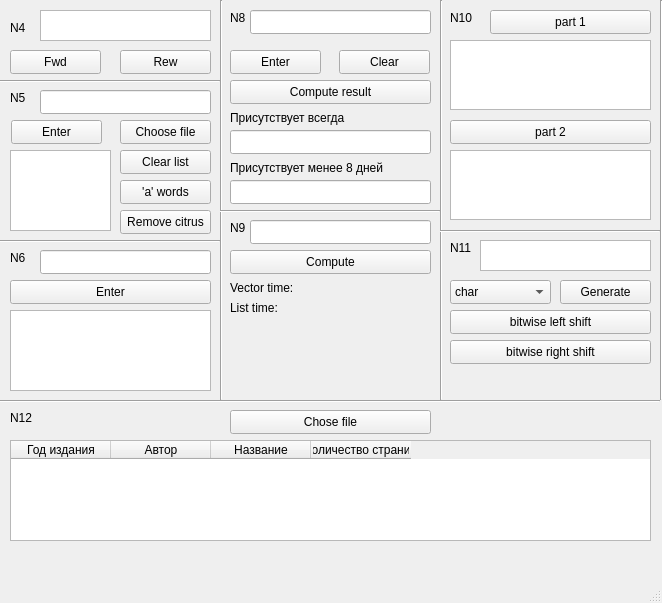
<?xml version="1.0" encoding="UTF-8"?>
<ui version="4.0">
 <class>MainWindow</class>
 <widget class="QMainWindow" name="MainWindow">
  <property name="geometry">
   <rect>
    <x>0</x>
    <y>0</y>
    <width>662</width>
    <height>603</height>
   </rect>
  </property>
  <property name="windowTitle">
   <string>MainWindow</string>
  </property>
  <widget class="QWidget" name="centralwidget">
   <widget class="QLabel" name="label">
    <property name="geometry">
     <rect>
      <x>10</x>
      <y>20</y>
      <width>21</width>
      <height>16</height>
     </rect>
    </property>
    <property name="text">
     <string>N4</string>
    </property>
   </widget>
   <widget class="QTextEdit" name="textEdit">
    <property name="geometry">
     <rect>
      <x>40</x>
      <y>10</y>
      <width>171</width>
      <height>31</height>
     </rect>
    </property>
   </widget>
   <widget class="QPushButton" name="pushButton">
    <property name="geometry">
     <rect>
      <x>10</x>
      <y>50</y>
      <width>91</width>
      <height>24</height>
     </rect>
    </property>
    <property name="text">
     <string>Fwd</string>
    </property>
   </widget>
   <widget class="QPushButton" name="pushButton_2">
    <property name="geometry">
     <rect>
      <x>120</x>
      <y>50</y>
      <width>91</width>
      <height>24</height>
     </rect>
    </property>
    <property name="text">
     <string>Rew</string>
    </property>
   </widget>
   <widget class="QLabel" name="label_2">
    <property name="geometry">
     <rect>
      <x>10</x>
      <y>90</y>
      <width>60</width>
      <height>16</height>
     </rect>
    </property>
    <property name="text">
     <string>N5</string>
    </property>
   </widget>
   <widget class="Line" name="line">
    <property name="geometry">
     <rect>
      <x>0</x>
      <y>80</y>
      <width>220</width>
      <height>3</height>
     </rect>
    </property>
    <property name="orientation">
     <enum>Qt::Horizontal</enum>
    </property>
   </widget>
   <widget class="Line" name="line_2">
    <property name="geometry">
     <rect>
      <x>220</x>
      <y>0</y>
      <width>3</width>
      <height>400</height>
     </rect>
    </property>
    <property name="orientation">
     <enum>Qt::Vertical</enum>
    </property>
   </widget>
   <widget class="QLineEdit" name="lineEdit">
    <property name="geometry">
     <rect>
      <x>40</x>
      <y>90</y>
      <width>171</width>
      <height>24</height>
     </rect>
    </property>
    <property name="inputMask">
     <string notr="true"/>
    </property>
   </widget>
   <widget class="QPushButton" name="pushButton_3">
    <property name="geometry">
     <rect>
      <x>11</x>
      <y>120</y>
      <width>91</width>
      <height>24</height>
     </rect>
    </property>
    <property name="text">
     <string>Enter</string>
    </property>
   </widget>
   <widget class="QPushButton" name="pushButton_4">
    <property name="geometry">
     <rect>
      <x>120</x>
      <y>120</y>
      <width>91</width>
      <height>24</height>
     </rect>
    </property>
    <property name="text">
     <string>Choose file</string>
    </property>
   </widget>
   <widget class="QListWidget" name="listWidget">
    <property name="geometry">
     <rect>
      <x>10</x>
      <y>150</y>
      <width>101</width>
      <height>81</height>
     </rect>
    </property>
   </widget>
   <widget class="QPushButton" name="pushButton_6">
    <property name="geometry">
     <rect>
      <x>120</x>
      <y>180</y>
      <width>91</width>
      <height>24</height>
     </rect>
    </property>
    <property name="text">
     <string>'a' words</string>
    </property>
   </widget>
   <widget class="QPushButton" name="pushButton_7">
    <property name="geometry">
     <rect>
      <x>120</x>
      <y>210</y>
      <width>91</width>
      <height>24</height>
     </rect>
    </property>
    <property name="text">
     <string>Remove citrus</string>
    </property>
   </widget>
   <widget class="QPushButton" name="pushButton_5">
    <property name="geometry">
     <rect>
      <x>120</x>
      <y>150</y>
      <width>91</width>
      <height>24</height>
     </rect>
    </property>
    <property name="text">
     <string>Clear list</string>
    </property>
   </widget>
   <widget class="Line" name="line_3">
    <property name="geometry">
     <rect>
      <x>0</x>
      <y>240</y>
      <width>220</width>
      <height>3</height>
     </rect>
    </property>
    <property name="orientation">
     <enum>Qt::Horizontal</enum>
    </property>
   </widget>
   <widget class="QLabel" name="label_3">
    <property name="geometry">
     <rect>
      <x>10</x>
      <y>250</y>
      <width>60</width>
      <height>16</height>
     </rect>
    </property>
    <property name="text">
     <string>N6</string>
    </property>
   </widget>
   <widget class="QLineEdit" name="lineEdit_2">
    <property name="geometry">
     <rect>
      <x>40</x>
      <y>250</y>
      <width>171</width>
      <height>24</height>
     </rect>
    </property>
    <property name="inputMask">
     <string notr="true"/>
    </property>
   </widget>
   <widget class="QPushButton" name="pushButton_8">
    <property name="geometry">
     <rect>
      <x>10</x>
      <y>280</y>
      <width>201</width>
      <height>24</height>
     </rect>
    </property>
    <property name="text">
     <string>Enter</string>
    </property>
   </widget>
   <widget class="QListWidget" name="listWidget_2">
    <property name="geometry">
     <rect>
      <x>10</x>
      <y>310</y>
      <width>201</width>
      <height>81</height>
     </rect>
    </property>
   </widget>
   <widget class="Line" name="line_4">
    <property name="geometry">
     <rect>
      <x>0</x>
      <y>400</y>
      <width>660</width>
      <height>3</height>
     </rect>
    </property>
    <property name="orientation">
     <enum>Qt::Horizontal</enum>
    </property>
   </widget>
   <widget class="QLabel" name="label_4">
    <property name="geometry">
     <rect>
      <x>230</x>
      <y>10</y>
      <width>21</width>
      <height>16</height>
     </rect>
    </property>
    <property name="text">
     <string>N8</string>
    </property>
   </widget>
   <widget class="QLineEdit" name="lineEdit_3">
    <property name="geometry">
     <rect>
      <x>250</x>
      <y>10</y>
      <width>181</width>
      <height>24</height>
     </rect>
    </property>
   </widget>
   <widget class="QPushButton" name="pushButton_9">
    <property name="geometry">
     <rect>
      <x>230</x>
      <y>50</y>
      <width>91</width>
      <height>24</height>
     </rect>
    </property>
    <property name="text">
     <string>Enter</string>
    </property>
   </widget>
   <widget class="QLabel" name="label_5">
    <property name="geometry">
     <rect>
      <x>230</x>
      <y>110</y>
      <width>201</width>
      <height>16</height>
     </rect>
    </property>
    <property name="text">
     <string>Присутствует всегда</string>
    </property>
   </widget>
   <widget class="QLineEdit" name="lineEdit_4">
    <property name="geometry">
     <rect>
      <x>230</x>
      <y>130</y>
      <width>201</width>
      <height>24</height>
     </rect>
    </property>
   </widget>
   <widget class="QLabel" name="label_6">
    <property name="geometry">
     <rect>
      <x>230</x>
      <y>160</y>
      <width>201</width>
      <height>16</height>
     </rect>
    </property>
    <property name="text">
     <string>Присутствует менее 8 дней</string>
    </property>
   </widget>
   <widget class="QLineEdit" name="lineEdit_5">
    <property name="geometry">
     <rect>
      <x>230</x>
      <y>180</y>
      <width>201</width>
      <height>24</height>
     </rect>
    </property>
   </widget>
   <widget class="QPushButton" name="pushButton_10">
    <property name="geometry">
     <rect>
      <x>339</x>
      <y>50</y>
      <width>91</width>
      <height>24</height>
     </rect>
    </property>
    <property name="text">
     <string>Clear</string>
    </property>
   </widget>
   <widget class="QPushButton" name="pushButton_11">
    <property name="geometry">
     <rect>
      <x>230</x>
      <y>80</y>
      <width>201</width>
      <height>24</height>
     </rect>
    </property>
    <property name="text">
     <string>Compute result</string>
    </property>
   </widget>
   <widget class="QLabel" name="label_7">
    <property name="geometry">
     <rect>
      <x>450</x>
      <y>10</y>
      <width>31</width>
      <height>16</height>
     </rect>
    </property>
    <property name="text">
     <string>N10</string>
    </property>
   </widget>
   <widget class="QTextEdit" name="textEdit_2">
    <property name="geometry">
     <rect>
      <x>450</x>
      <y>40</y>
      <width>201</width>
      <height>70</height>
     </rect>
    </property>
   </widget>
   <widget class="Line" name="line_5">
    <property name="geometry">
     <rect>
      <x>440</x>
      <y>0</y>
      <width>3</width>
      <height>400</height>
     </rect>
    </property>
    <property name="orientation">
     <enum>Qt::Vertical</enum>
    </property>
   </widget>
   <widget class="QPushButton" name="pushButton_12">
    <property name="geometry">
     <rect>
      <x>490</x>
      <y>10</y>
      <width>161</width>
      <height>24</height>
     </rect>
    </property>
    <property name="text">
     <string>part 1</string>
    </property>
   </widget>
   <widget class="QPushButton" name="pushButton_13">
    <property name="geometry">
     <rect>
      <x>450</x>
      <y>120</y>
      <width>201</width>
      <height>24</height>
     </rect>
    </property>
    <property name="text">
     <string>part 2</string>
    </property>
   </widget>
   <widget class="QTextEdit" name="textEdit_3">
    <property name="geometry">
     <rect>
      <x>450</x>
      <y>150</y>
      <width>201</width>
      <height>70</height>
     </rect>
    </property>
   </widget>
   <widget class="Line" name="line_6">
    <property name="geometry">
     <rect>
      <x>440</x>
      <y>230</y>
      <width>220</width>
      <height>3</height>
     </rect>
    </property>
    <property name="orientation">
     <enum>Qt::Horizontal</enum>
    </property>
   </widget>
   <widget class="Line" name="line_7">
    <property name="geometry">
     <rect>
      <x>660</x>
      <y>0</y>
      <width>3</width>
      <height>400</height>
     </rect>
    </property>
    <property name="orientation">
     <enum>Qt::Vertical</enum>
    </property>
   </widget>
   <widget class="QLabel" name="label_8">
    <property name="geometry">
     <rect>
      <x>450</x>
      <y>240</y>
      <width>31</width>
      <height>16</height>
     </rect>
    </property>
    <property name="text">
     <string>N11</string>
    </property>
   </widget>
   <widget class="QComboBox" name="comboBox">
    <property name="geometry">
     <rect>
      <x>450</x>
      <y>280</y>
      <width>101</width>
      <height>24</height>
     </rect>
    </property>
    <item>
     <property name="text">
      <string>char</string>
     </property>
    </item>
    <item>
     <property name="text">
      <string>int</string>
     </property>
    </item>
    <item>
     <property name="text">
      <string>bitset&lt;67&gt;</string>
     </property>
    </item>
   </widget>
   <widget class="QPushButton" name="pushButton_14">
    <property name="geometry">
     <rect>
      <x>560</x>
      <y>280</y>
      <width>91</width>
      <height>24</height>
     </rect>
    </property>
    <property name="text">
     <string>Generate</string>
    </property>
   </widget>
   <widget class="QTextEdit" name="textEdit_4">
    <property name="geometry">
     <rect>
      <x>480</x>
      <y>240</y>
      <width>171</width>
      <height>31</height>
     </rect>
    </property>
   </widget>
   <widget class="QPushButton" name="pushButton_15">
    <property name="geometry">
     <rect>
      <x>450</x>
      <y>310</y>
      <width>201</width>
      <height>24</height>
     </rect>
    </property>
    <property name="text">
     <string>bitwise left shift</string>
    </property>
   </widget>
   <widget class="QPushButton" name="pushButton_16">
    <property name="geometry">
     <rect>
      <x>450</x>
      <y>340</y>
      <width>201</width>
      <height>24</height>
     </rect>
    </property>
    <property name="text">
     <string>bitwise right shift</string>
    </property>
   </widget>
   <widget class="Line" name="line_8">
    <property name="geometry">
     <rect>
      <x>220</x>
      <y>210</y>
      <width>220</width>
      <height>3</height>
     </rect>
    </property>
    <property name="orientation">
     <enum>Qt::Horizontal</enum>
    </property>
   </widget>
   <widget class="QLabel" name="label_9">
    <property name="geometry">
     <rect>
      <x>10</x>
      <y>410</y>
      <width>31</width>
      <height>16</height>
     </rect>
    </property>
    <property name="text">
     <string>N12</string>
    </property>
   </widget>
   <widget class="QPushButton" name="pushButton_17">
    <property name="geometry">
     <rect>
      <x>230</x>
      <y>410</y>
      <width>201</width>
      <height>24</height>
     </rect>
    </property>
    <property name="text">
     <string>Chose file</string>
    </property>
   </widget>
   <widget class="QTableWidget" name="tableWidget">
    <property name="geometry">
     <rect>
      <x>10</x>
      <y>440</y>
      <width>641</width>
      <height>101</height>
     </rect>
    </property>
    <column>
     <property name="text">
      <string>Год издания</string>
     </property>
    </column>
    <column>
     <property name="text">
      <string>Автор</string>
     </property>
    </column>
    <column>
     <property name="text">
      <string>Название</string>
     </property>
    </column>
    <column>
     <property name="text">
      <string>Количество страниц</string>
     </property>
    </column>
   </widget>
   <widget class="QLabel" name="label_10">
    <property name="geometry">
     <rect>
      <x>230</x>
      <y>220</y>
      <width>21</width>
      <height>16</height>
     </rect>
    </property>
    <property name="text">
     <string>N9</string>
    </property>
   </widget>
   <widget class="QLineEdit" name="lineEdit_6">
    <property name="geometry">
     <rect>
      <x>250</x>
      <y>220</y>
      <width>181</width>
      <height>24</height>
     </rect>
    </property>
   </widget>
   <widget class="QPushButton" name="pushButton_18">
    <property name="geometry">
     <rect>
      <x>230</x>
      <y>250</y>
      <width>201</width>
      <height>24</height>
     </rect>
    </property>
    <property name="text">
     <string>Compute</string>
    </property>
   </widget>
   <widget class="QLabel" name="label_11">
    <property name="geometry">
     <rect>
      <x>230</x>
      <y>280</y>
      <width>201</width>
      <height>16</height>
     </rect>
    </property>
    <property name="text">
     <string>Vector time:</string>
    </property>
   </widget>
   <widget class="QLabel" name="label_12">
    <property name="geometry">
     <rect>
      <x>230</x>
      <y>300</y>
      <width>201</width>
      <height>16</height>
     </rect>
    </property>
    <property name="text">
     <string>List time:</string>
    </property>
   </widget>
  </widget>
  <widget class="QMenuBar" name="menubar">
   <property name="geometry">
    <rect>
     <x>0</x>
     <y>0</y>
     <width>662</width>
     <height>21</height>
    </rect>
   </property>
  </widget>
  <widget class="QStatusBar" name="statusbar"/>
 </widget>
 <resources/>
 <connections/>
</ui>
